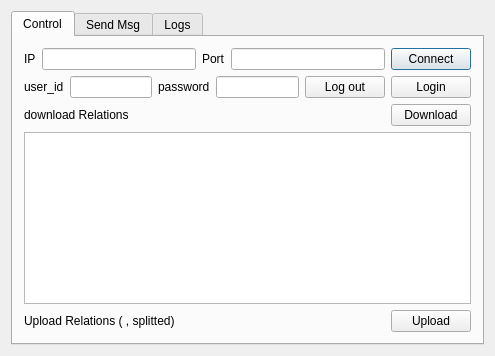
<?xml version="1.0" encoding="UTF-8"?>
<ui version="4.0">
 <class>MainDialog</class>
 <widget class="QDialog" name="MainDialog">
  <property name="geometry">
   <rect>
    <x>0</x>
    <y>0</y>
    <width>495</width>
    <height>356</height>
   </rect>
  </property>
  <property name="windowTitle">
   <string>MainDialog</string>
  </property>
  <layout class="QVBoxLayout" name="verticalLayout">
   <item>
    <widget class="QTabWidget" name="tabWidget">
     <property name="currentIndex">
      <number>0</number>
     </property>
     <widget class="QWidget" name="tab_control">
      <attribute name="title">
       <string>Control</string>
      </attribute>
      <layout class="QVBoxLayout" name="verticalLayout_2">
       <item>
        <layout class="QHBoxLayout" name="horizontalLayout">
         <item>
          <widget class="QLabel" name="label_4">
           <property name="text">
            <string>IP</string>
           </property>
          </widget>
         </item>
         <item>
          <widget class="QLineEdit" name="lineEdit_ip"/>
         </item>
         <item>
          <widget class="QLabel" name="label_3">
           <property name="text">
            <string>Port</string>
           </property>
          </widget>
         </item>
         <item>
          <widget class="QLineEdit" name="lineEdit_Port"/>
         </item>
         <item>
          <widget class="QPushButton" name="pushButton_connect">
           <property name="text">
            <string>Connect</string>
           </property>
          </widget>
         </item>
        </layout>
       </item>
       <item>
        <layout class="QHBoxLayout" name="horizontalLayout_4">
         <item>
          <widget class="QLabel" name="label_5">
           <property name="text">
            <string>user_id</string>
           </property>
          </widget>
         </item>
         <item>
          <widget class="QLineEdit" name="lineEdit_username"/>
         </item>
         <item>
          <widget class="QLabel" name="label_6">
           <property name="text">
            <string>password</string>
           </property>
          </widget>
         </item>
         <item>
          <widget class="QLineEdit" name="lineEdit_password">
           <property name="echoMode">
            <enum>QLineEdit::PasswordEchoOnEdit</enum>
           </property>
          </widget>
         </item>
         <item>
          <widget class="QPushButton" name="pushButton_clientLogout">
           <property name="text">
            <string>Log out</string>
           </property>
          </widget>
         </item>
         <item>
          <widget class="QPushButton" name="pushButton_clientLogin">
           <property name="text">
            <string>Login</string>
           </property>
          </widget>
         </item>
        </layout>
       </item>
       <item>
        <layout class="QHBoxLayout" name="horizontalLayout_9">
         <item>
          <widget class="QLabel" name="label_10">
           <property name="text">
            <string>download Relations</string>
           </property>
          </widget>
         </item>
         <item>
          <spacer name="horizontalSpacer_3">
           <property name="orientation">
            <enum>Qt::Horizontal</enum>
           </property>
           <property name="sizeHint" stdset="0">
            <size>
             <width>40</width>
             <height>20</height>
            </size>
           </property>
          </spacer>
         </item>
         <item>
          <widget class="QPushButton" name="pushButton_box_download_uid">
           <property name="text">
            <string>Download</string>
           </property>
          </widget>
         </item>
        </layout>
       </item>
       <item>
        <widget class="QPlainTextEdit" name="plainTextEdit_box_userids"/>
       </item>
       <item>
        <layout class="QHBoxLayout" name="horizontalLayout_8">
         <item>
          <widget class="QLabel" name="label_9">
           <property name="text">
            <string>Upload Relations ( , splitted)</string>
           </property>
          </widget>
         </item>
         <item>
          <spacer name="horizontalSpacer_4">
           <property name="orientation">
            <enum>Qt::Horizontal</enum>
           </property>
           <property name="sizeHint" stdset="0">
            <size>
             <width>40</width>
             <height>20</height>
            </size>
           </property>
          </spacer>
         </item>
         <item>
          <widget class="QPushButton" name="pushButton_box_upload_uid">
           <property name="text">
            <string>Upload</string>
           </property>
          </widget>
         </item>
        </layout>
       </item>
      </layout>
     </widget>
     <widget class="QWidget" name="tab_3">
      <attribute name="title">
       <string>Send Msg</string>
      </attribute>
      <layout class="QVBoxLayout" name="verticalLayout_8">
       <item>
        <widget class="QLabel" name="label_11">
         <property name="text">
          <string>Msg</string>
         </property>
        </widget>
       </item>
       <item>
        <widget class="QPlainTextEdit" name="plainTextEdit_msg_to_client"/>
       </item>
       <item>
        <layout class="QHBoxLayout" name="horizontalLayout_11">
         <item>
          <widget class="QLabel" name="label_12">
           <property name="text">
            <string>Send To UUID:</string>
           </property>
          </widget>
         </item>
         <item>
          <widget class="QLineEdit" name="lineEdit_client_uuid"/>
         </item>
         <item>
          <spacer name="horizontalSpacer_6">
           <property name="orientation">
            <enum>Qt::Horizontal</enum>
           </property>
           <property name="sizeHint" stdset="0">
            <size>
             <width>40</width>
             <height>20</height>
            </size>
           </property>
          </spacer>
         </item>
         <item>
          <widget class="QPushButton" name="pushButton_sendToClient">
           <property name="text">
            <string>Send</string>
           </property>
          </widget>
         </item>
        </layout>
       </item>
       <item>
        <widget class="QLabel" name="label_13">
         <property name="text">
          <string>Recieved:</string>
         </property>
        </widget>
       </item>
       <item>
        <widget class="QPlainTextEdit" name="plainTextEdit_msg_recieved"/>
       </item>
      </layout>
     </widget>
     <widget class="QWidget" name="tab_Message">
      <attribute name="title">
       <string>Logs</string>
      </attribute>
      <layout class="QVBoxLayout" name="verticalLayout_3">
       <item>
        <widget class="QListView" name="listView_msg"/>
       </item>
      </layout>
     </widget>
    </widget>
   </item>
  </layout>
 </widget>
 <layoutdefault spacing="6" margin="11"/>
 <resources/>
 <connections/>
</ui>
